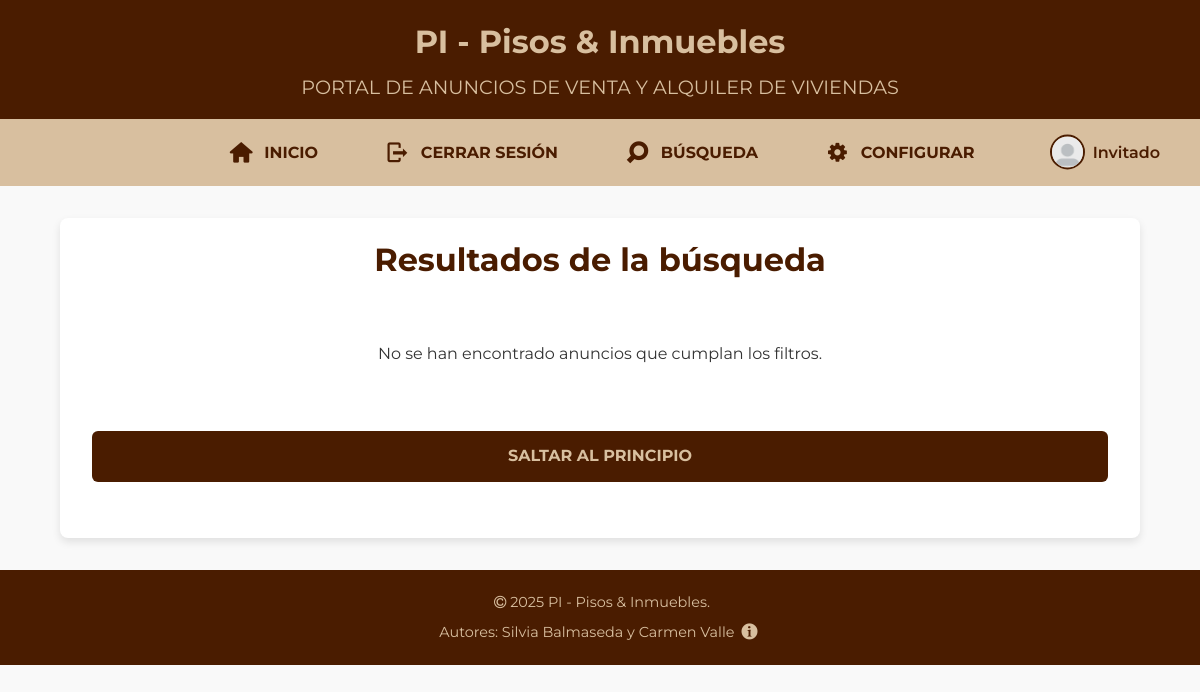
/resultados.php, run on an earlier commit of the app's database.
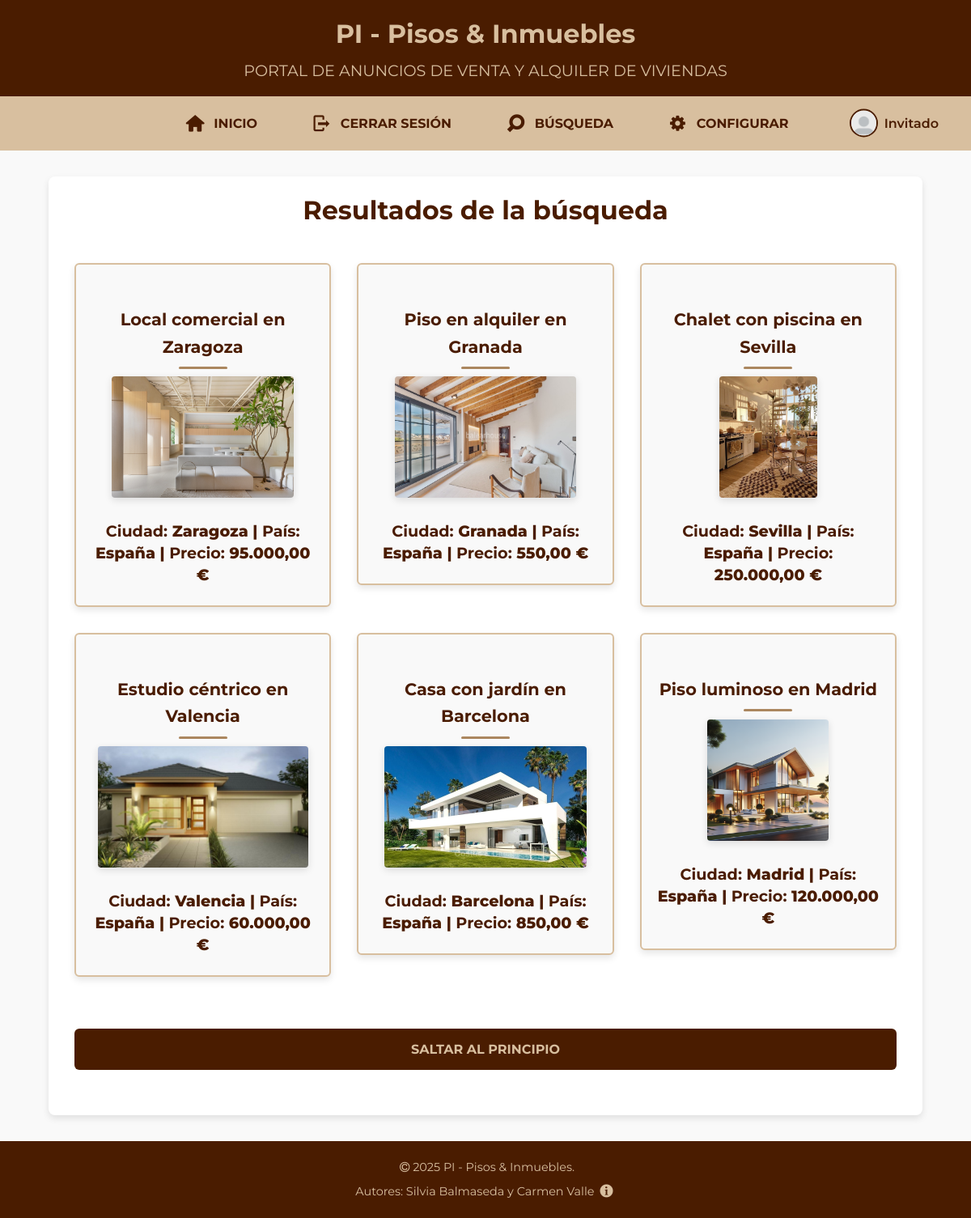
And on a later commit of the database.
### tables this page shows
CREATE TABLE `anuncios` (
  `IdAnuncio` int(11) NOT NULL,
  `TAnuncio` smallint(6) DEFAULT NULL,
  `TVivienda` smallint(6) DEFAULT NULL,
  `FPrincipal` varchar(200) DEFAULT NULL,
  `Alternativo` varchar(255) NOT NULL,
  `Titulo` varchar(255) DEFAULT NULL,
  `Precio` double(10,2) DEFAULT NULL,
  `Texto` text DEFAULT NULL,
  `Ciudad` varchar(100) DEFAULT NULL,
  `Pais` int(11) DEFAULT NULL,
  `Superficie` double(10,2) DEFAULT NULL,
  `NHabitaciones` int(11) DEFAULT NULL,
  `NBanyos` int(11) DEFAULT NULL,
  `Planta` int(11) DEFAULT NULL,
  `Anyo` int(11) DEFAULT NULL,
  `FRegistro` datetime DEFAULT NULL,
  `Usuario` int(11) DEFAULT NULL
);

CREATE TABLE `paises` (
  `IdPaises` int(11) NOT NULL,
  `NomPais` text NOT NULL
);

### includes/precio.php (called while the page is built, shortened)
<?php
if (!function_exists('resolve_image_url')) {
    function resolve_image_url($fotoCandidate) {
        $basename = basename($fotoCandidate);
        $pathRootImg = __DIR__ . '/../imagenes/' . $basename;
        $pathPractica = __DIR__ . '/../DAW/practica/imagenes/' . $basename;
        if (file_exists($pathPractica)) return 'DAW/practica/imagenes/' . $basename;
        return 'DAW/practica/imagenes/anuncio2.jpg';
    }
}
?>

### resultados.php (the view, shortened to what this page needs)
<?php
$cssPagina = "resultados.css";
require_once("cabecera.inc");
require_once("inicioLog.inc");
require_once __DIR__ . '/includes/conexion.php';
require_once __DIR__ . '/includes/precio.php';
?>
<main>
    <h2>Resultados de la búsqueda</h2>
    <section>
        <?php
        $sql = "SELECT a.IdAnuncio, a.Titulo, a.FPrincipal, a.FRegistro, a.Ciudad, p.NomPais, a.Precio
                FROM Anuncios a
                                      LEFT JOIN Paises p ON a.Pais = p.IdPaises
                WHERE 1";
        $params = [];
        $sql .= " ORDER BY a.FRegistro DESC";
        try {
            $stmt = $conexion->prepare($sql);
            $stmt->execute($params);
            $resultados = $stmt->fetchAll(PDO::FETCH_ASSOC);
        } catch (Exception $e) {
            $resultados = [];
        }
        if (empty($resultados)) {
            echo '<p>No se han encontrado anuncios que cumplan los filtros.</p>';
        } else {
            foreach ($resultados as $r) {
                $img = resolve_image_url($r['FPrincipal'] ?? '');
                $titulo = htmlspecialchars($r['Titulo'] ?: 'Sin título');
                $ciudad = htmlspecialchars($r['Ciudad'] ?: '—');
                $pais = htmlspecialchars($r['NomPais'] ?: '—');
                $precio = $r['Precio'] !== null ? number_format((float)$r['Precio'], 2, ',', '.') . ' €' : '—';
                echo "<article><h2><a href=\"anuncio.php?id={$r['IdAnuncio']}\">{$titulo}</a></h2><a href=\"anuncio.php?id={$r['IdAnuncio']}\"><img src=\"{$img}\" alt=\"{$titulo}\" width=\"200\"></a><p><strong>Ciudad:</strong> {$ciudad} | <strong>País:</strong> {$pais} | <strong>Precio:</strong> {$precio}</p></article>";
            }
        }
        ?>
    </section>
    <?php require_once("salto.inc"); ?>
</main>
<?php require_once("pie.inc"); ?>

### cabecera.inc (shortened to what this page needs)
<!DOCTYPE html>
<html lang="es">
<head>
  <link rel="stylesheet" href="DAW/practica/fontello/css/fontello.css">
  <link rel="stylesheet" href="DAW/practica/css/general.css" media="screen">
  <?php
  if (isset($cssPagina) && $cssPagina != '') {
      echo '<link rel="stylesheet" href="DAW/practica/css/' . $cssPagina . '" media="screen">';
  }
  ?>
  <link rel="stylesheet" type="text/css" href="DAW/practica/css/print-index.css" media="print">
  <link rel="alternate stylesheet" href="DAW/practica/css/modo_oscuro.css" title="Modo oscuro">
  <link rel="alternate stylesheet" href="DAW/practica/css/alto-contraste.css" title="Alto contraste" media="screen">
  <link rel="alternate stylesheet" href="DAW/practica/css/accesibilidad.css" title="Letra grande" media="screen">
  <link rel="alternate stylesheet" href="DAW/practica/css/alto-contraste-accesibilidad.css" title="Alto contraste y accesibilidad" media="screen">
</head>
<body>

### inicioLog.inc (shortened to what this page needs)
<header id="inicio">
  <h1>PI - Pisos &amp; Inmuebles</h1>
  <h2>PORTAL DE ANUNCIOS DE VENTA Y ALQUILER DE VIVIENDAS</h2>
</header>
<nav>
    <ul class="menu">
        <li><a href="index_logueado.php">
                <i class="icon-home"></i>
                <strong>INICIO</strong>
            </a></li>
        <li><a href="logout.php">
                <i class="icon-baja"></i>
                <strong>CERRAR SESIÓN</strong></a></li>
        <li><a href="busqueda.php">
                <i class="icon-search"></i>
                <strong>BÚSQUEDA</strong>
            </a></li>
        <li><a href="configurar.php">
                <i class="icon-cog"></i>
                <strong>CONFIGURAR</strong>
            </a></li>
        <li class="perfil">
            <a href="miperfil.php">
                <?php
                require_once __DIR__ . '/includes/precio.php';
                $avatar = 'DAW/practica/imagenes/default-avatar-profile-icon-vector-260nw-1909596082.webp';
                ?>
                <img src="<?= htmlspecialchars($avatar, ENT_QUOTES, 'UTF-8') ?>" alt="Foto de perfil" class="perfil-foto">
                <?php
                if (isset($_SESSION['usuario'])) {
                    echo htmlspecialchars($_SESSION['usuario']);
                } else {
                    echo "Invitado";
                }
                ?>
            </a>
        </li>
    </ul>
</nav>

### salto.inc
<section>
        <a href="#inicio" class="btn"><strong>SALTAR AL PRINCIPIO</strong></a>
</section>

### pie.inc (shortened to what this page needs)
<footer>
  <p><i class="icon-copyright"></i>2025 PI - Pisos &amp; Inmuebles.</p>
  <p>
    Autores: Silvia Balmaseda y Carmen Valle
    <a href="accesibilidad.php" title="Declaración de accesibilidad" style="color: inherit; text-decoration: underline;">
      <i class="icon-info" style="font-size: 1rem;"></i>
    </a>
  </p>
</footer>
</body>
</html>

### DAW/practica/css/general.css (style rules this page uses)
:root { --color-principal: #4a1c00; --color-secundario: #d8bf9f; --color-acento: #ab875f; --color-hover: #162500; --color-fondo: #f9f9f9; --color-texto: #333; --color-field: #fefaf5; --color-blanco: #fff; --radio-borde: 6px; --sombra: 0 4px 8px rgba(0, 0, 0, 0.1); --sombra-int: inset 0 0 5px rgba(0, 0, 0, 0.05); --fuente-base: 'Montserrat', 'Segoe UI', Tahoma, Geneva, Verdana, sans-serif; --tamano-base: 16px; --linea-base: 1.6; }
* { margin: 0; padding: 0; box-sizing: border-box; }
body { font-family: var(--fuente-base); font-size: var(--tamano-base); line-height: var(--linea-base); background-color: var(--color-fondo); color: var(--color-texto); }
a { color: var(--color-principal); text-decoration: none; }
header { background: var(--color-principal); color: var(--color-secundario); padding: 1rem 0; text-align: center; }
header h1 { font-size: 2rem; margin-bottom: 0.3rem; }
header h2 { font-size: 1.2rem; font-weight: 400; }
nav ul { list-style: none; display: flex; justify-content: center; align-items: center; gap: 2rem; background-color: var(--color-secundario); padding: 0.5rem 1rem; flex-wrap: wrap; }
nav ul li a { display: flex; align-items: center; gap: 0.5rem; color: var(--color-principal); font-weight: 600; text-decoration: none; padding: 0.5rem 1rem; border-radius: var(--radio-borde); transition: background-color 0.3s ease, color 0.3s ease; }
nav ul li a i { font-size: 22px; }
nav ul { list-style: none; display: flex; justify-content: center; align-items: center; gap: 2rem; background-color: var(--color-secundario); padding: 0.5rem 1rem; flex-wrap: wrap; position: relative; }
nav ul li.perfil { position: absolute; right: 1.5rem; top: 50%; transform: translateY(-50%); }
.perfil-foto { width: 35px; height: 35px; border-radius: 50%; object-fit: cover; border: 2px solid var(--color-principal); transition: transform 0.3s ease, border-color 0.3s ease; }
main { max-width: 90%; margin: 2rem auto; padding: 1rem; background-color: var(--color-blanco); border-radius: 8px; box-shadow: var(--sombra); }
main h2 { color: var(--color-principal); font-size: 2rem; margin-bottom: 1rem; text-align: center; }
main img { display: block; margin: 1rem auto; border-radius: 8px; box-shadow: 0 4px 12px rgba(0, 0, 0, 0.15); }
button, .btn { display: block; width: 100%; text-align: center; margin-top: 1.5rem; background-color: var(--color-principal); color: var(--color-secundario); padding: 0.8rem 0; border-radius: var(--radio-borde); font-weight: 600; font-size: 1rem; text-decoration: none; transition: background-color 0.3s ease, color 0.3s ease; }
section h2 { color: var(--color-hover); text-align: center; margin: 2rem auto 1.5rem; font-size: 1.8rem; position: relative; padding-bottom: 0.5rem; }
section h2::after { content: ""; display: block; width: 60px; height: 3px; background-color: var(--color-acento); margin: 0.5rem auto 0; border-radius: 2px; }
footer { text-align: center; padding: 1rem; background-color: var(--color-principal); color: var(--color-secundario); font-size: 0.9rem; margin-top: 2rem; }
footer p { margin: 0.3rem 0; }

### DAW/practica/css/resultados.css (style rules this page uses)
section { display: grid; grid-template-columns: repeat(auto-fit, minmax(260px, 1fr)); gap: 2rem; margin: 2.5rem auto; max-width: 1100px; padding: 0 1rem; justify-items: stretch; align-items: start; }
article { background-color: var(--color-fondo); border: 2px solid var(--color-secundario); border-radius: var(--radio-borde); padding: 1.2rem; text-align: center; box-shadow: var(--sombra); transition: transform 0.3s ease, box-shadow 0.3s ease; display: flex; flex-direction: column; align-items: center; justify-content: space-between; min-height: 340px; }
article img { width: 100%; max-width: 260px; height: 150px; object-fit: cover; border-radius: calc(var(--radio-borde) - 2px); margin: 0 auto 1rem; box-shadow: 0 3px 10px rgba(0, 0, 0, 0.12); transition: transform 0.25s ease, box-shadow 0.25s ease; }
article h2, article h2 { color: var(--color-principal); font-size: 1.3rem; margin-bottom: 0.6rem; border: none; padding: 0; transition: color 0.3s ease; }
article a { color: inherit; text-decoration: none; }
article p { margin: 0.3rem 0; font-size: 0.95rem; color: var(--color-texto); line-height: 1.4; width: 100%; }
article p:nth-of-type(1) { font-size: 0.95rem; color: var(--color-texto); }
article p:last-of-type { color: var(--color-principal); font-size: 1.2rem; margin-top: 0.75rem; font-weight: 800; }
section > p:last-of-type { width: 100%; text-align: center; margin-top: 1rem; }

What changed in the data, as far as the page shows it:
added anuncios: Titulo "Local comercial en Zaragoza", FPrincipal (picture), Ciudad "Zaragoza", Pais.NomPais "España", Precio "95.000,00 €"
added anuncios: Titulo "Piso en alquiler en Granada", FPrincipal (picture), Ciudad "Granada", Pais.NomPais "España", Precio "550,00 €"
added anuncios: Titulo "Chalet con piscina en Sevilla", FPrincipal (picture), Ciudad "Sevilla", Pais.NomPais "España", Precio "250.000,00 €"
added anuncios: Titulo "Estudio céntrico en Valencia", FPrincipal (picture), Ciudad "Valencia", Pais.NomPais "España", Precio "60.000,00 €"
added anuncios: Titulo "Casa con jardín en Barcelona", FPrincipal (picture), Ciudad "Barcelona", Pais.NomPais "España", Precio "850,00 €"
added anuncios: Titulo "Piso luminoso en Madrid", FPrincipal (picture), Ciudad "Madrid", Pais.NomPais "España", Precio "120.000,00 €"
Also different on the page:
text no longer shown: "No se han encontrado anuncios que cumplan los filtros."
